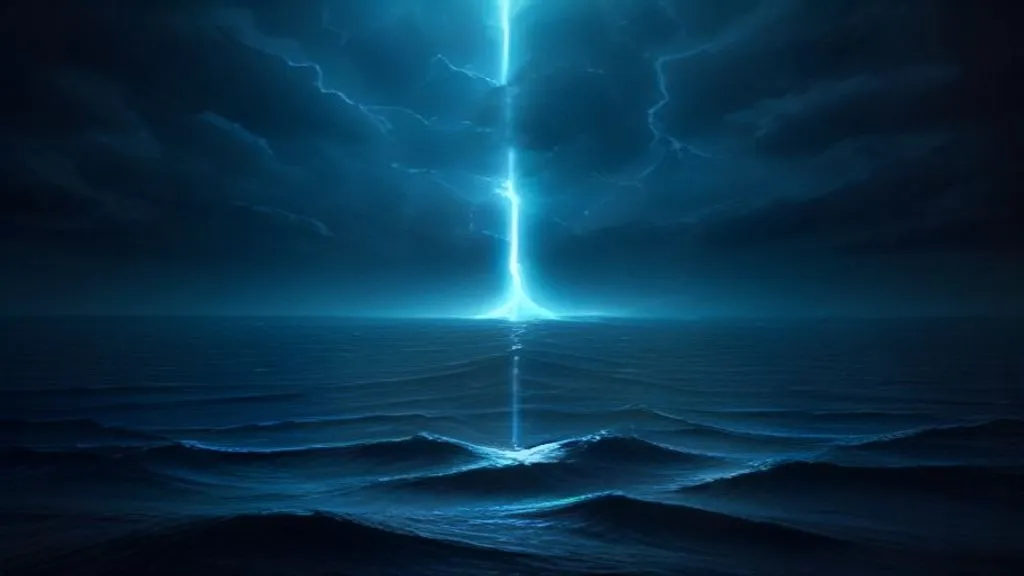
#> input picture images/2026-08-21.webp, 1024 x 576 px
$ python -i sort_out.py   (imports and definitions only)
#> lines starting #> are read from the running program, lines starting #| are printed output that depends on the picture
"""기사 자료 사진 후보에서 기사에 안 맞는 그림을 사용안함 폴더로 옮긴다.

기사 사진 = 현장 사진. 빼는 것 셋:
  흑백   — 채도 거의 없음(세피아 같은 한 색조 포함)
  야간   — 화면 대부분이 어두움. 파업 · 노동 폴더와 제목에 strike · protest 등이 있는 그림은 예외(야간 파업 현장은 씀)
  일러스트 — 사진이 아닌 그림: 제목(지도 · 도표 · 깃발 · 문장 · 그림 …) 또는 같은 색 면이 넓은 그림(색 수가 적음)
로고 폴더(2_기업-로고)는 원래 그림이라 보지 않는다.

옮기기만 하고 지우지 않는다: 사용안함/<원래 경로> + 사용안함/사용안함-목록.csv(원래 경로 · 이유 · 값).
되돌리기 = --restore (목록대로 제자리로).

    python sort_out.py            # 목록만(옮기지 않음) + 확인용 모아보기 그림
    python sort_out.py --move     # 옮기기
    python sort_out.py --restore  # 되돌리기
"""
import argparse, csv, os, re, shutil, sys
from PIL import Image, ImageDraw
import numpy as np

ROOT = os.path.expanduser("~/Desktop/Newfact-그림-검수")
TRASH = os.path.join(ROOT, "사용안함")   # 쓰지 않는 그림을 모으는 한 곳
LIST = os.path.join(TRASH, "사용안함-목록.csv")
SKIP_DIRS = {"2_기업-로고", "사용안함", "완료"}   # 완료 = 사용자가 확정한 사진
NIGHT_OK_DIRS = ("파업",)
NIGHT_OK_WORDS = re.compile(r"strike|protest|rally|demonstrat|vigil|march|picket|파업|시위|집회", re.I)
# 제목만 봐도 그림인 말
ILLUST_STRONG = re.compile(
    r"diagram|schemat|infographic|coat of arms|illustration|\bdrawing\b|cartoon|caricature|clipart|\.svg\b|"
    r"\brender(ing)?\b|\b3d\b|engraving|\blithograph\b|woodcut|screenshot|cutaway|artist'?s (impression|concept)|concept art", re.I)
# 사진 제목에도 흔한 말(Flag 든 사람, 로고 붙은 건물, 그래프 인쇄물 위 동전) → 색 수까지 적을 때만
ILLUST_WEAK = re.compile(
    r"\bmaps?\b|locator|\bcharts?\b|\bgraphs?\b|\bflags?\b|emblem|\bseal\b|\blogos?\b|wordmark|\bicons?\b|"
    r"painting|\bposter\b|pictogram|blueprint", re.I)
KEEP = os.path.join(os.path.dirname(os.path.abspath(__file__)), "sort_out_keep.txt")   # 눈으로 보고 남기기로 한 파일


def norm(p):
    return p.replace(" ", "_")


# [8 lines left out: function load_titles, not called in this run]


def features(path):
#> called with path = '../../images/2026-08-21.webp'
    im = Image.open(path)
#> im is the input picture: PIL image 1024x576 RGB; mean R, G, B 9.8, 48.6, 72.2
    alpha = 0.0
    if im.mode in ("RGBA", "LA", "P"):
        im = im.convert("RGBA")
        a = np.asarray(im.getchannel("A"), dtype=np.float32)
        alpha = float((a < 250).mean())
    im = im.convert("RGB")
    im.thumbnail((256, 256))
#> im: PIL image 256x144 RGB
    x = np.asarray(im, dtype=np.float32)
    mx, mn = x.max(2), x.min(2)
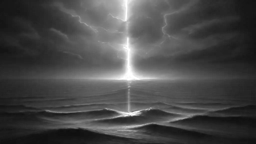
#> mx: shape (144, 256) float32; min 14, max 255, mean 72.4
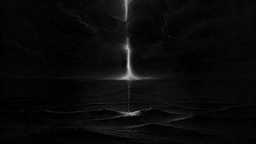
#> mn: shape (144, 256) float32; min 0, max 209, mean 9.9
    chroma = mx - mn
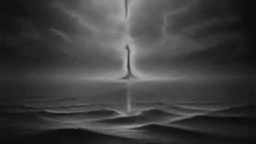
#> chroma: shape (144, 256) float32; min 9, max 180, mean 62.5
    ycc = np.asarray(im.convert("YCbCr"), dtype=np.float32)
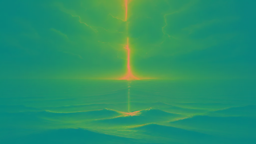
#> ycc: shape (144, 256, 3) float32; mean R, G, B 39.3, 145.9, 106.2
    y = ycc[..., 0]
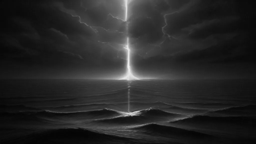
#> y: shape (144, 256) float32; min 4, max 241, mean 39.3
    # 색 수: 채널당 32 단계로 줄여 가장 많은 16색이 덮는 비율
    q = (x // 8).astype(np.int32)
    keys = (q[..., 0] << 10) | (q[..., 1] << 5) | q[..., 2]
    _, cnt = np.unique(keys, return_counts=True)
#> cnt = 513 values, max 3038 at index 8, min 1 at index 47, mean 71.86
    top16 = float(np.sort(cnt)[::-1][:16].sum() / keys.size)
#> top16 = 0.542
    xi = x.astype(np.int32)
    uniq = len(np.unique((xi[..., 0] << 16) | (xi[..., 1] << 8) | xi[..., 2])) / (xi.shape[0] * xi.shape[1])
#> uniq = 0.348
    g = np.abs(np.diff(xi.sum(2), axis=1))
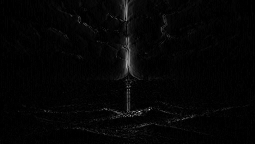
#> g: shape (144, 255) int64; min 0, max 225, mean 4.9
    nz = g[g > 6]
#> nz = 5659 values, max 225 at index 4245, min 7 at index 0, mean 19.91
    return dict(
        uniq=uniq, sharp=float((nz > 90).mean()) if nz.size else 0.0,
        white=float((xi > 235).all(2).mean()),
        chroma=float(chroma.mean()), chroma95=float(np.percentile(chroma, 95)),
        cbstd=float(ycc[..., 1].std()), crstd=float(ycc[..., 2].std()),
        ymean=float(y.mean()), dark=float((y < 50).mean()),
        alpha=alpha,
    )


# [115 lines left out: functions judge, sheet, main, not called in this run]


# [2 lines not run here, left out]

>>> result = features('../../images/2026-08-21.webp')
#> result = 10 items

$ run again, on images/2026-08-26.webp
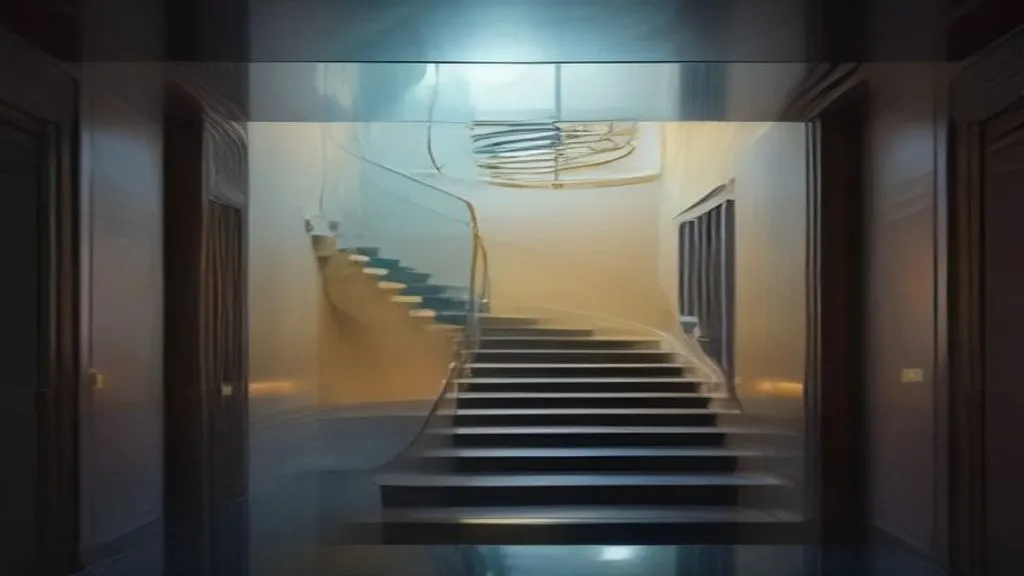
#> input picture images/2026-08-26.webp, 1024 x 576 px
#> in features, im is the input picture: PIL image 1024x576 RGB; mean R, G, B 77.6, 77.8, 73.8
#> im: PIL image 256x144 RGB
#> in features, `keys = (q[..., 0] << 10) | (q[..., 1] << 5) | q[..., 2]`:
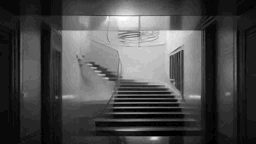
#> keys: shape (144, 256) int32; min 1057, max 30719, mean 9809.3; drawn with min black and max white
#> cnt = 978 values, max 1886 at index 12, min 1 at index 2, mean 37.69
#> top16 = 0.323
#> uniq = 0.567
#> in features, `g = np.abs(np.diff(xi.sum(2), axis=1))`:
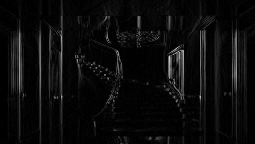
#> g: shape (144, 255) int64; min 0, max 219, mean 11.1
#> nz = 13187 values, max 219 at index 5936, min 7 at index 0, mean 26.6
#> result = 10 items
